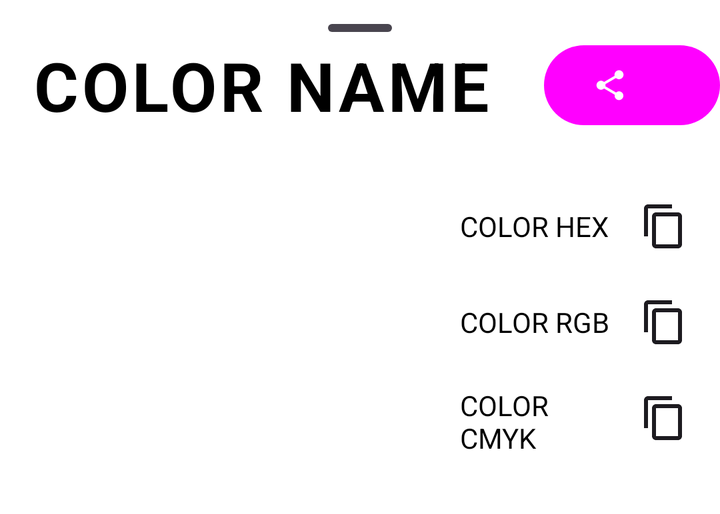
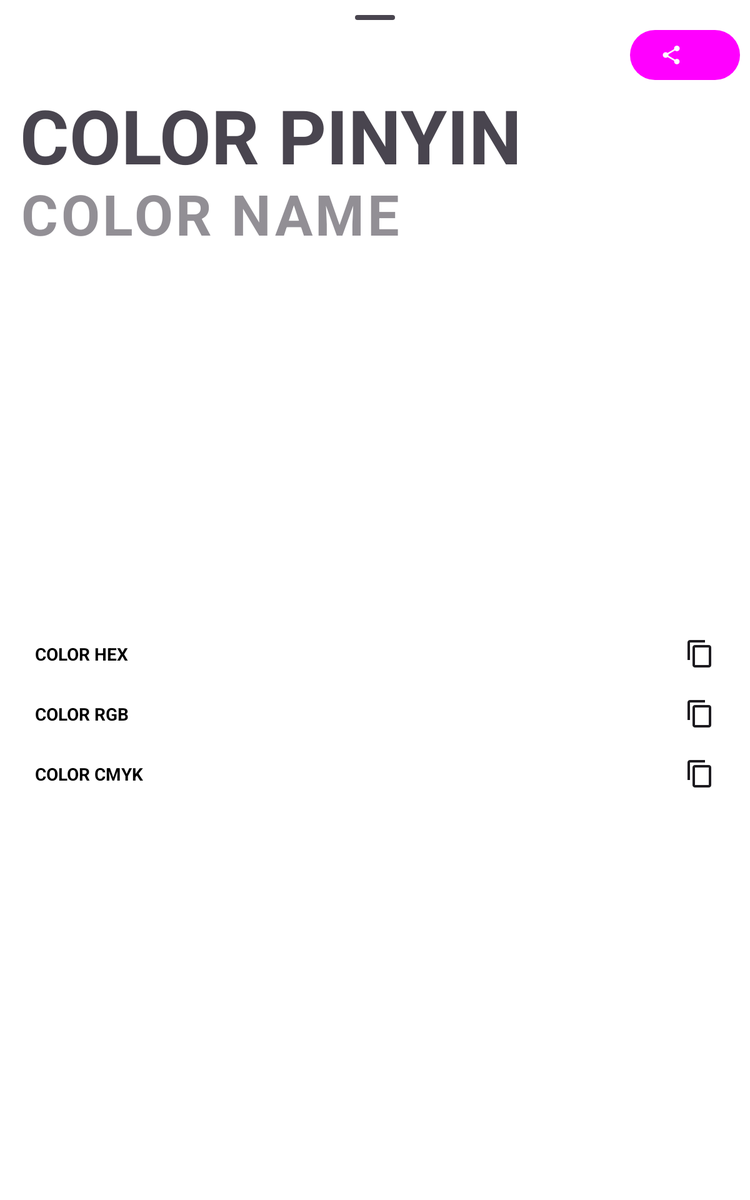

Two renders of one Android screen. The first uses the default layout on a phone; the second uses the alternative layout the repository ships for a different screen configuration, on a matching device. The two XML files are below.
<!-- AndroidManifest.xml: application theme Theme.OriginalColor -->
<!-- res/layout/modal_bottom_sheet_content.xml -->
<?xml version="1.0" encoding="utf-8"?>
<androidx.coordinatorlayout.widget.CoordinatorLayout xmlns:android="http://schemas.android.com/apk/res/android"
    xmlns:app="http://schemas.android.com/apk/res-auto"
    xmlns:tools="http://schemas.android.com/tools"
    android:layout_width="match_parent"
    android:layout_height="wrap_content">

    <androidx.constraintlayout.widget.ConstraintLayout
        android:id="@+id/bottomSheetLayout"
        android:layout_width="match_parent"
        android:layout_height="match_parent">

        <com.google.android.material.bottomsheet.BottomSheetDragHandleView
            android:id="@+id/drag_handle"
            android:layout_width="match_parent"
            android:layout_height="wrap_content"
            app:layout_constraintTop_toTopOf="parent" />

        <TextView
            android:id="@+id/colorPinyin"
            android:layout_width="wrap_content"
            android:layout_height="wrap_content"
            app:layout_constraintBottom_toBottomOf="@+id/colorName"
            app:layout_constraintEnd_toEndOf="@+id/colorName"
            app:layout_constraintStart_toStartOf="@+id/colorName"
            app:layout_constraintTop_toTopOf="@+id/colorName" />

        <TextView
            android:id="@+id/colorName"
            style="@style/ColorNameText"
            android:layout_width="wrap_content"
            android:layout_height="wrap_content"
            android:layout_marginStart="16dp"
            android:layout_marginTop="20dp"
            android:letterSpacing="0.05"
            android:text="@string/text_color_name"
            android:textAppearance="?attr/textAppearanceHeadline4"
            android:textStyle="bold"
            app:layout_constraintStart_toStartOf="parent"
            app:layout_constraintTop_toTopOf="parent" />

        <Button
            android:id="@+id/shareColor"
            style="@style/ThemeOverlay.App.IconButton"
            android:layout_width="wrap_content"
            android:layout_height="wrap_content"
            android:contentDescription="@string/btn_share"
            app:icon="@drawable/ic_share"
            app:layout_constraintBottom_toBottomOf="@+id/colorName"
            app:layout_constraintEnd_toEndOf="parent"
            app:layout_constraintTop_toTopOf="@+id/colorName" />

        <com.google.android.material.card.MaterialCardView
            android:id="@+id/colorCardView"
            android:layout_width="0dp"
            android:layout_height="160dp"
            android:layout_marginStart="16dp"
            app:cardCornerRadius="16dp"
            app:layout_constraintBottom_toBottomOf="@+id/copyColorLayout"
            app:layout_constraintEnd_toStartOf="@+id/guideline"
            app:layout_constraintStart_toStartOf="parent"
            app:layout_constraintTop_toTopOf="@+id/copyColorLayout"
            app:strokeWidth="0dp" />

        <androidx.constraintlayout.widget.ConstraintLayout
            android:id="@+id/copyColorLayout"
            android:layout_width="0dp"
            android:layout_height="wrap_content"
            android:layout_marginStart="16dp"
            android:layout_marginTop="24dp"
            android:layout_marginEnd="8dp"
            android:layout_marginBottom="24dp"
            app:layout_constraintBottom_toBottomOf="parent"
            app:layout_constraintEnd_toEndOf="parent"
            app:layout_constraintHorizontal_bias="1.0"
            app:layout_constraintStart_toEndOf="@+id/colorCardView"
            app:layout_constraintTop_toBottomOf="@+id/colorName">

            <TextView
                android:id="@+id/colorHEX"
                style="@style/ColorInfoText"
                android:layout_width="0dp"
                android:layout_height="48dp"
                android:gravity="center_vertical"
                android:text="@string/text_color_hex"
                app:layout_constraintBottom_toTopOf="@+id/colorRGB"
                app:layout_constraintEnd_toEndOf="parent"
                app:layout_constraintHorizontal_bias="1.0"
                app:layout_constraintStart_toStartOf="parent"
                app:layout_constraintTop_toTopOf="parent" />

            <TextView
                android:id="@+id/colorRGB"
                style="@style/ColorInfoText"
                android:layout_width="0dp"
                android:layout_height="48dp"
                android:gravity="center_vertical"
                android:text="@string/text_color_rgb"
                app:layout_constraintBottom_toTopOf="@+id/colorCMYK"
                app:layout_constraintEnd_toEndOf="@+id/colorHEX"
                app:layout_constraintHorizontal_bias="1.0"
                app:layout_constraintStart_toStartOf="@+id/colorHEX"
                app:layout_constraintTop_toBottomOf="@+id/colorHEX" />

            <TextView
                android:id="@+id/colorCMYK"
                style="@style/ColorInfoText"
                android:layout_width="0dp"
                android:layout_height="48dp"
                android:gravity="center_vertical"
                android:text="@string/text_color_cmyk"
                app:layout_constraintBottom_toBottomOf="parent"
                app:layout_constraintEnd_toEndOf="@+id/colorRGB"
                app:layout_constraintHorizontal_bias="1.0"
                app:layout_constraintStart_toStartOf="parent"
                app:layout_constraintTop_toBottomOf="@+id/colorRGB" />

        </androidx.constraintlayout.widget.ConstraintLayout>

        <androidx.constraintlayout.widget.Guideline
            android:id="@+id/guideline"
            android:layout_width="wrap_content"
            android:layout_height="wrap_content"
            android:orientation="vertical"
            app:layout_constraintGuide_begin="206dp" />

    </androidx.constraintlayout.widget.ConstraintLayout>
</androidx.coordinatorlayout.widget.CoordinatorLayout>
<!-- resources referenced by this layout -->
<resources>
  <!-- drawable ic_share (drawable) -->
  <vector android:height="24dp" android:tint="?android:attr/textColorPrimary"
      android:viewportHeight="24" android:viewportWidth="24"
      android:width="24dp" xmlns:android="http://schemas.android.com/apk/res/android">
      <path android:fillColor="@android:color/white" android:pathData="M18,16.08c-0.76,0 -1.44,0.3 -1.96,0.77L8.91,12.7c0.05,-0.23 0.09,-0.46 0.09,-0.7s-0.04,-0.47 -0.09,-0.7l7.05,-4.11c0.54,0.5 1.25,0.81 2.04,0.81 1.66,0 3,-1.34 3,-3s-1.34,-3 -3,-3 -3,1.34 -3,3c0,0.24 0.04,0.47 0.09,0.7L8.04,9.81C7.5,9.31 6.79,9 6,9c-1.66,0 -3,1.34 -3,3s1.34,3 3,3c0.79,0 1.5,-0.31 2.04,-0.81l7.12,4.16c-0.05,0.21 -0.08,0.43 -0.08,0.65 0,1.61 1.31,2.92 2.92,2.92 1.61,0 2.92,-1.31 2.92,-2.92s-1.31,-2.92 -2.92,-2.92z"/>
  </vector>
  <string name="btn_share">分享</string>
  <string name="text_color_cmyk" translatable="false">COLOR CMYK</string>
  <string name="text_color_hex" translatable="false">COLOR HEX</string>
  <string name="text_color_name" translatable="false">COLOR NAME</string>
  <string name="text_color_rgb" translatable="false">COLOR RGB</string>
  <style name="ColorInfoText">
          <item name="drawableEndCompat">@drawable/ic_copy</item>
          <item name="android:drawablePadding">8dp</item>
          <item name="android:textColor">@color/black</item>
          <item name="android:clickable">true</item>
          <item name="android:background">?attr/selectableItemBackground</item>
          <item name="android:padding">8dp</item>
      </style>
  <style name="ColorNameText">
          <item name="android:textColor">@color/black</item>
      </style>
  <style name="ThemeOverlay.App.IconButton" parent="Widget.Material3.Button.IconButton">
          <item name="iconTint">@color/white</item>
      </style>
  <style name="Theme.OriginalColor" parent="Base.Theme.OriginalColor" />
  <!-- drawable ic_copy (drawable) -->
  <vector android:height="24dp" android:tint="?android:attr/textColorPrimary"
      android:viewportHeight="24" android:viewportWidth="24"
      android:width="24dp" xmlns:android="http://schemas.android.com/apk/res/android">
      <path android:fillColor="@android:color/white" android:pathData="M16,1L4,1c-1.1,0 -2,0.9 -2,2v14h2L4,3h12L16,1zM19,5L8,5c-1.1,0 -2,0.9 -2,2v14c0,1.1 0.9,2 2,2h11c1.1,0 2,-0.9 2,-2L21,7c0,-1.1 -0.9,-2 -2,-2zM19,21L8,21L8,7h11v14z"/>
  </vector>
  <color name="black">#FF000000</color>
  <color name="white">#FFFFFFFF</color>
  <style name="Base.Theme.OriginalColor" parent="Theme.Material3.DayNight.NoActionBar">
          
           <item name="colorPrimary">@color/my_light_primary</item>
          <item name="colorOnPrimary">@color/white</item>
          <item name="colorPrimaryContainer">@color/my_light_primary</item>
          
          <item name="android:colorBackground">@color/white</item>
          
          <item name="colorSurface">@color/white</item>
          <item name="android:statusBarColor">@android:color/transparent</item>
          <item name="android:windowLightStatusBar">true</item>
          <item name="android:navigationBarColor">@android:color/transparent</item>
          <item name="chipStyle">@style/Widget.Material3.Chip.Filter</item>
          <item name="bottomSheetDialogTheme">@style/ThemeOverlay.App.BottomSheetDialog</item>
      </style>
  <style name="ThemeOverlay.App.BottomSheetDialog" parent="ThemeOverlay.Material3.BottomSheetDialog">
          <item name="bottomSheetStyle">@style/ModalBottomSheetDialog</item>
      </style>
  <style name="ModalBottomSheetDialog" parent="Widget.Material3.BottomSheet.Modal">
          <item name="shapeAppearance">@style/ShapeAppearance.App.LargeComponent</item>
          <item name="shouldRemoveExpandedCorners">false</item>
      </style>
  <style name="ShapeAppearance.App.LargeComponent" parent="ShapeAppearance.Material3.LargeComponent">
          <item name="cornerFamily">rounded</item>
          <item name="cornerSize">24dp</item>
      </style>
</resources>
<!-- res/layout-sw600dp/modal_bottom_sheet_content.xml (the repository's variant of the layout above) -->
<!-- drawn on a 7-inch tablet held upright -->
<?xml version="1.0" encoding="utf-8"?>
<androidx.coordinatorlayout.widget.CoordinatorLayout xmlns:android="http://schemas.android.com/apk/res/android"
    xmlns:app="http://schemas.android.com/apk/res-auto"
    xmlns:tools="http://schemas.android.com/tools"
    android:layout_width="match_parent"
    android:layout_height="match_parent">

    <androidx.constraintlayout.widget.ConstraintLayout
        android:id="@+id/bottomSheetLayout"
        android:layout_width="match_parent"
        android:layout_height="match_parent">

        <com.google.android.material.bottomsheet.BottomSheetDragHandleView
            android:id="@+id/drag_handle"
            android:layout_width="match_parent"
            android:layout_height="wrap_content"
            app:layout_constraintTop_toTopOf="parent" />

        <TextView
            android:id="@+id/colorPinyin"
            android:layout_width="0dp"
            android:layout_height="wrap_content"
            android:layout_marginStart="16dp"
            android:layout_marginEnd="16dp"
            android:lines="1"
            android:maxLines="1"
            android:text="@string/text_color_pinyin"
            android:textSize="60sp"
            android:textStyle="bold"
            app:autoSizeMaxTextSize="60sp"
            app:autoSizeMinTextSize="24sp"
            app:autoSizeStepGranularity="2sp"
            app:autoSizeTextType="uniform"
            app:layout_constraintEnd_toEndOf="parent"
            app:layout_constraintStart_toStartOf="parent"
            app:layout_constraintTop_toBottomOf="@+id/shareColor" />

        <TextView
            android:id="@+id/colorName"
            android:layout_width="wrap_content"
            android:layout_height="wrap_content"
            android:layout_marginTop="-8dp"
            android:alpha="0.6"
            android:letterSpacing="0.05"
            android:text="@string/text_color_name"
            android:textAppearance="?attr/textAppearanceHeadline4"
            android:textSize="45sp"
            android:textStyle="bold"
            app:layout_constraintStart_toStartOf="@+id/colorPinyin"
            app:layout_constraintTop_toBottomOf="@+id/colorPinyin" />

        <Button
            android:id="@+id/shareColor"
            style="@style/ThemeOverlay.App.IconButton"
            android:layout_width="wrap_content"
            android:layout_height="wrap_content"
            android:layout_marginTop="20dp"
            android:layout_marginEnd="8dp"
            android:contentDescription="@string/btn_share"
            app:icon="@drawable/ic_share"
            app:layout_constraintEnd_toEndOf="parent"
            app:layout_constraintTop_toTopOf="parent" />

        <com.google.android.material.card.MaterialCardView
            android:id="@+id/colorCardView"
            android:layout_width="0dp"
            android:layout_height="258dp"
            android:layout_marginStart="20dp"
            android:layout_marginTop="20dp"
            android:layout_marginEnd="20dp"
            app:cardCornerRadius="16dp"
            app:layout_constraintEnd_toEndOf="parent"
            app:layout_constraintStart_toStartOf="parent"
            app:layout_constraintTop_toBottomOf="@+id/colorName"
            app:strokeWidth="0dp" />

        <androidx.constraintlayout.widget.ConstraintLayout
            android:id="@+id/copyColorLayout"
            android:layout_width="0dp"
            android:layout_height="wrap_content"
            android:layout_margin="20dp"
            app:layout_constraintBottom_toBottomOf="parent"
            app:layout_constraintEnd_toEndOf="parent"
            app:layout_constraintStart_toStartOf="parent"
            app:layout_constraintTop_toBottomOf="@+id/colorCardView"
            app:layout_constraintVertical_bias="0.0">

            <TextView
                android:id="@+id/colorHEX"
                style="@style/ColorInfoText"
                android:layout_width="0dp"
                android:layout_height="48dp"
                android:gravity="center_vertical"
                android:text="@string/text_color_hex"
                android:textStyle="bold"
                app:layout_constraintBottom_toTopOf="@+id/colorRGB"
                app:layout_constraintEnd_toEndOf="parent"
                app:layout_constraintHorizontal_bias="1.0"
                app:layout_constraintStart_toStartOf="parent"
                app:layout_constraintTop_toTopOf="parent" />

            <TextView
                android:id="@+id/colorRGB"
                style="@style/ColorInfoText"
                android:layout_width="0dp"
                android:layout_height="48dp"
                android:gravity="center_vertical"
                android:text="@string/text_color_rgb"
                android:textStyle="bold"
                app:layout_constraintBottom_toTopOf="@+id/colorCMYK"
                app:layout_constraintEnd_toEndOf="@+id/colorHEX"
                app:layout_constraintHorizontal_bias="1.0"
                app:layout_constraintStart_toStartOf="@+id/colorHEX"
                app:layout_constraintTop_toBottomOf="@+id/colorHEX" />

            <TextView
                android:id="@+id/colorCMYK"
                style="@style/ColorInfoText"
                android:layout_width="0dp"
                android:layout_height="48dp"
                android:gravity="center_vertical"
                android:text="@string/text_color_cmyk"
                android:textStyle="bold"
                app:layout_constraintBottom_toBottomOf="parent"
                app:layout_constraintEnd_toEndOf="@+id/colorRGB"
                app:layout_constraintHorizontal_bias="1.0"
                app:layout_constraintStart_toStartOf="parent"
                app:layout_constraintTop_toBottomOf="@+id/colorRGB" />

        </androidx.constraintlayout.widget.ConstraintLayout>

    </androidx.constraintlayout.widget.ConstraintLayout>
</androidx.coordinatorlayout.widget.CoordinatorLayout>
<!-- resources referenced by the variant -->
<!-- as a 7-inch tablet held upright resolves them -->
<resources>
  <!-- drawable ic_share (drawable) -->
  <vector android:height="24dp" android:tint="?android:attr/textColorPrimary"
      android:viewportHeight="24" android:viewportWidth="24"
      android:width="24dp" xmlns:android="http://schemas.android.com/apk/res/android">
      <path android:fillColor="@android:color/white" android:pathData="M18,16.08c-0.76,0 -1.44,0.3 -1.96,0.77L8.91,12.7c0.05,-0.23 0.09,-0.46 0.09,-0.7s-0.04,-0.47 -0.09,-0.7l7.05,-4.11c0.54,0.5 1.25,0.81 2.04,0.81 1.66,0 3,-1.34 3,-3s-1.34,-3 -3,-3 -3,1.34 -3,3c0,0.24 0.04,0.47 0.09,0.7L8.04,9.81C7.5,9.31 6.79,9 6,9c-1.66,0 -3,1.34 -3,3s1.34,3 3,3c0.79,0 1.5,-0.31 2.04,-0.81l7.12,4.16c-0.05,0.21 -0.08,0.43 -0.08,0.65 0,1.61 1.31,2.92 2.92,2.92 1.61,0 2.92,-1.31 2.92,-2.92s-1.31,-2.92 -2.92,-2.92z"/>
  </vector>
  <string name="btn_share">分享</string>
  <string name="text_color_cmyk" translatable="false">COLOR CMYK</string>
  <string name="text_color_hex" translatable="false">COLOR HEX</string>
  <string name="text_color_name" translatable="false">COLOR NAME</string>
  <string name="text_color_pinyin" translatable="false">COLOR PINYIN</string>
  <string name="text_color_rgb" translatable="false">COLOR RGB</string>
  <style name="ColorInfoText">
          <item name="drawableEndCompat">@drawable/ic_copy</item>
          <item name="android:drawablePadding">8dp</item>
          <item name="android:textColor">@color/black</item>
          <item name="android:clickable">true</item>
          <item name="android:background">?attr/selectableItemBackground</item>
          <item name="android:padding">8dp</item>
      </style>
  <style name="ThemeOverlay.App.IconButton" parent="Widget.Material3.Button.IconButton">
          <item name="iconTint">@color/white</item>
      </style>
  <style name="Theme.OriginalColor" parent="Base.Theme.OriginalColor" />
  <!-- drawable ic_copy (drawable) -->
  <vector android:height="24dp" android:tint="?android:attr/textColorPrimary"
      android:viewportHeight="24" android:viewportWidth="24"
      android:width="24dp" xmlns:android="http://schemas.android.com/apk/res/android">
      <path android:fillColor="@android:color/white" android:pathData="M16,1L4,1c-1.1,0 -2,0.9 -2,2v14h2L4,3h12L16,1zM19,5L8,5c-1.1,0 -2,0.9 -2,2v14c0,1.1 0.9,2 2,2h11c1.1,0 2,-0.9 2,-2L21,7c0,-1.1 -0.9,-2 -2,-2zM19,21L8,21L8,7h11v14z"/>
  </vector>
  <color name="black">#FF000000</color>
  <color name="white">#FFFFFFFF</color>
  <style name="Base.Theme.OriginalColor" parent="Theme.Material3.DayNight.NoActionBar">
          
           <item name="colorPrimary">@color/my_light_primary</item>
          <item name="colorOnPrimary">@color/white</item>
          <item name="colorPrimaryContainer">@color/my_light_primary</item>
          
          <item name="android:colorBackground">@color/white</item>
          
          <item name="colorSurface">@color/white</item>
          <item name="android:statusBarColor">@android:color/transparent</item>
          <item name="android:windowLightStatusBar">true</item>
          <item name="android:navigationBarColor">@android:color/transparent</item>
          <item name="chipStyle">@style/Widget.Material3.Chip.Filter</item>
          <item name="bottomSheetDialogTheme">@style/ThemeOverlay.App.BottomSheetDialog</item>
      </style>
  <style name="ThemeOverlay.App.BottomSheetDialog" parent="ThemeOverlay.Material3.BottomSheetDialog">
          <item name="bottomSheetStyle">@style/ModalBottomSheetDialog</item>
      </style>
  <style name="ModalBottomSheetDialog" parent="Widget.Material3.BottomSheet.Modal">
          <item name="shapeAppearance">@style/ShapeAppearance.App.LargeComponent</item>
          <item name="shouldRemoveExpandedCorners">false</item>
      </style>
  <style name="ShapeAppearance.App.LargeComponent" parent="ShapeAppearance.Material3.LargeComponent">
          <item name="cornerFamily">rounded</item>
          <item name="cornerSize">24dp</item>
      </style>
</resources>
